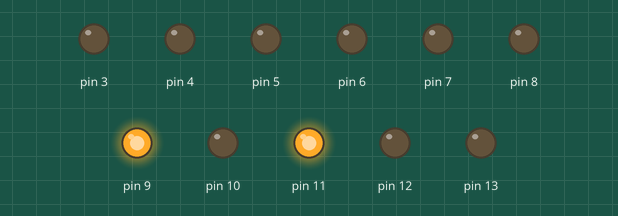
This sketch was run on a simulated Arduino Uno, built with avr-gcc and run on an emulated ATmega328P. Shown: output pins drawn as LEDs (lit = HIGH).

Above: at 0.1 s.
At 7.1 s:
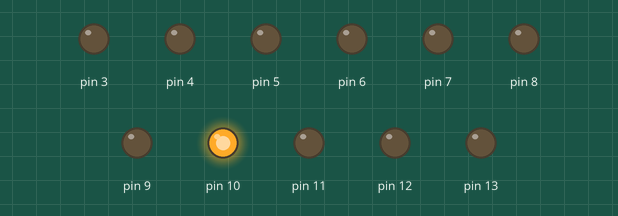
At 14.1 s:
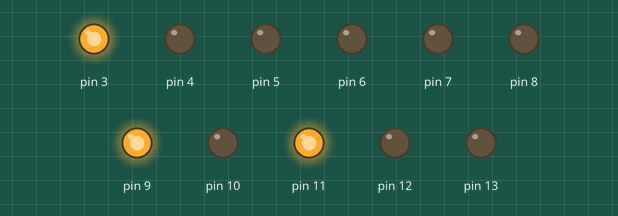
At 31.6 s:
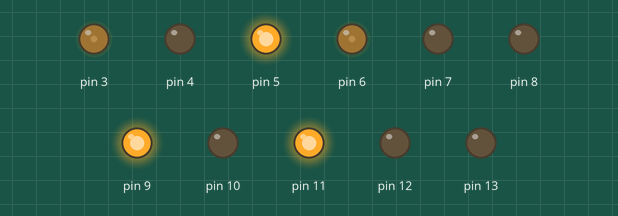
At 35.6 s:
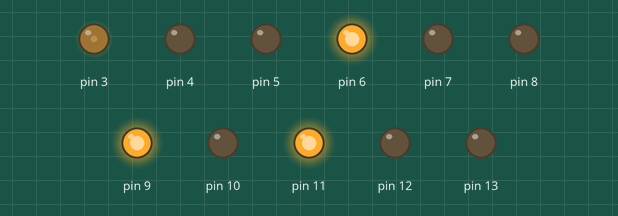
At 39.6 s:
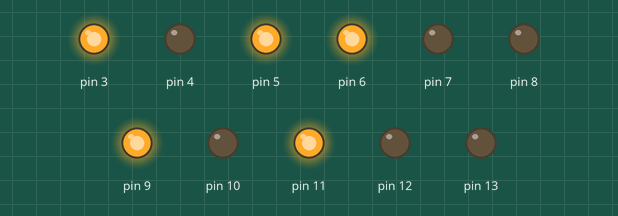
Timing chart, 0 to 40.0 s (numbered marks = the images above):
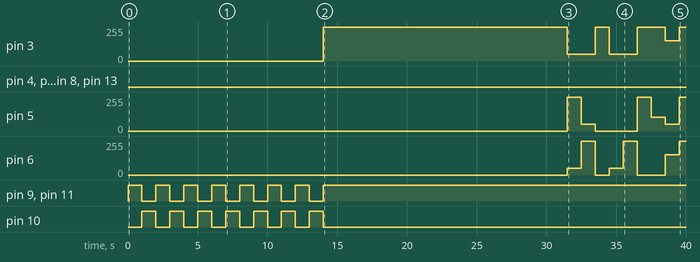

The sketch:

Circuito_com_3_leds__1_display_7_seg._e_um_RGB.ino
```cpp
// Circuito com 3 leds, 1 display 7 seg. e um RGB

int counter;

int counter2;

int counter3;

void setup()
{
  pinMode(9, OUTPUT);
  pinMode(10, OUTPUT);
  pinMode(11, OUTPUT);
  pinMode(3, OUTPUT);
  pinMode(5, OUTPUT);
  pinMode(6, OUTPUT);
  pinMode(4, OUTPUT);
  pinMode(7, OUTPUT);
  pinMode(8, OUTPUT);
  pinMode(12, OUTPUT);
  pinMode(13, OUTPUT);
}

void loop()
{
  for (counter = 0; counter < 7; ++counter) {
    digitalWrite(9, HIGH);
    digitalWrite(10, LOW);
    digitalWrite(11, HIGH);
    delay(1000); // Wait for 1000 millisecond(s)
    digitalWrite(9, LOW);
    digitalWrite(10, HIGH);
    digitalWrite(11, LOW);
    delay(1000); // Wait for 1000 millisecond(s)
    digitalWrite(9, HIGH);
    digitalWrite(10, LOW);
    digitalWrite(11, HIGH);
  }
  for (counter2 = 0; counter2 < 7; ++counter2) {
    analogWrite(3, 255);
    analogWrite(5, 0);
    analogWrite(6, 0);
    delay(1000); // Wait for 1000 millisecond(s)
  }
  for (counter3 = 0; counter3 < 7; ++counter3) {
    digitalWrite(4, LOW);
    digitalWrite(7, LOW);
    digitalWrite(8, LOW);
    digitalWrite(12, LOW);
    digitalWrite(13, LOW);
    delay(1500); // Wait for 1500 millisecond(s)
  }
  analogWrite(3, 51);
  analogWrite(5, 255);
  analogWrite(6, 51);
  delay(1000); // Wait for 1000 millisecond(s)
  analogWrite(3, 51);
  analogWrite(5, 51);
  analogWrite(6, 255);
  delay(1000); // Wait for 1000 millisecond(s)
  analogWrite(3, 255);
  analogWrite(5, 0);
  analogWrite(6, 0);
  delay(1000); // Wait for 1000 millisecond(s)
  analogWrite(3, 51);
  analogWrite(5, 0);
  analogWrite(6, 51);
  delay(1000); // Wait for 1000 millisecond(s)
  analogWrite(3, 51);
  analogWrite(6, 255);
  analogWrite(6, 255);
  delay(1000); // Wait for 1000 millisecond(s)
  analogWrite(3, 255);
  analogWrite(5, 255);
  analogWrite(6, 0);
  delay(1000); // Wait for 1000 millisecond(s)
  analogWrite(3, 255);
  analogWrite(5, 102);
  analogWrite(6, 0);
  delay(1000); // Wait for 1000 millisecond(s)
  analogWrite(3, 153);
  analogWrite(5, 51);
  analogWrite(6, 153);
  delay(1000); // Wait for 1000 millisecond(s)
  analogWrite(3, 255);
  analogWrite(5, 255);
  analogWrite(6, 255);
  delay(1000); // Wait for 1000 millisecond(s)
  analogWrite(3, 255);
  analogWrite(5, 255);
  analogWrite(6, 204);
  delay(1000); // Wait for 1000 millisecond(s)
  digitalWrite(4, LOW);
  digitalWrite(7, HIGH);
  digitalWrite(8, LOW);
  digitalWrite(12, LOW);
  digitalWrite(13, HIGH);
  delay(1500); // Wait for 1500 millisecond(s)
  digitalWrite(4, HIGH);
  digitalWrite(7, LOW);
  digitalWrite(8, LOW);
  digitalWrite(12, LOW);
  digitalWrite(13, HIGH);
  delay(1500); // Wait for 1500 millisecond(s)
  digitalWrite(4, LOW);
  digitalWrite(7, HIGH);
  digitalWrite(8, HIGH);
  digitalWrite(12, LOW);
  digitalWrite(13, LOW);
  delay(1250); // Wait for 1250 millisecond(s)
  analogWrite(3, 102);
  analogWrite(5, 51);
  analogWrite(6, 51);
  delay(1000); // Wait for 1000 millisecond(s)
  analogWrite(3, 0);
  analogWrite(5, 51);
  analogWrite(6, 51);
  delay(1000); // Wait for 1000 millisecond(s)
  analogWrite(3, 51);
  analogWrite(5, 204);
  analogWrite(6, 255);
  delay(1000); // Wait for 1000 millisecond(s)
  analogWrite(3, 153);
  analogWrite(5, 153);
  analogWrite(6, 0);
  delay(1000); // Wait for 1000 millisecond(s)
  analogWrite(3, 102);
  analogWrite(5, 102);
  analogWrite(6, 102);
  delay(1000); // Wait for 1000 millisecond(s)
  analogWrite(3, 204);
  analogWrite(5, 204);
  analogWrite(6, 204);
  delay(1000); // Wait for 1000 millisecond(s)
  analogWrite(3, 255);
  analogWrite(5, 153);
  analogWrite(6, 255);
  delay(1000); // Wait for 1000 millisecond(s)
  analogWrite(3, 153);
  analogWrite(5, 153);
  analogWrite(6, 0);
  delay(1000); // Wait for 1000 millisecond(s)
  analogWrite(3, 255);
  analogWrite(5, 0);
  analogWrite(6, 0);
  delay(1000); // Wait for 1000 millisecond(s)
  analogWrite(3, 51);
  analogWrite(5, 255);
  analogWrite(6, 51);
  delay(1000); // Wait for 1000 millisecond(s)
  analogWrite(3, 51);
  analogWrite(5, 51);
  analogWrite(6, 255);
  delay(1000); // Wait for 1000 millisecond(s)
  analogWrite(3, 255);
  analogWrite(5, 255);
  analogWrite(6, 0);
  delay(1000); // Wait for 1000 millisecond(s)
  analogWrite(3, 204);
  analogWrite(5, 51);
  analogWrite(6, 204);
  delay(1000); // Wait for 1000 millisecond(s)
  analogWrite(3, 255);
  analogWrite(5, 255);
  analogWrite(6, 255);
  delay(1000); // Wait for 1000 millisecond(s)
  analogWrite(3, 0);
  analogWrite(5, 0);
  analogWrite(6, 0);
  delay(1000); // Wait for 1000 millisecond(s)
  analogWrite(3, 102);
  analogWrite(5, 102);
  analogWrite(6, 102);
  delay(1000); // Wait for 1000 millisecond(s)
  analogWrite(3, 255);
  analogWrite(5, 204);
  analogWrite(6, 102);
  delay(1000); // Wait for 1000 millisecond(s)
  analogWrite(3, 51);
  analogWrite(5, 102);
  analogWrite(6, 255);
  delay(1000); // Wait for 1000 millisecond(s)
  analogWrite(3, 255);
  analogWrite(5, 255);
  analogWrite(6, 0);
  delay(1000); // Wait for 1000 millisecond(s)
  analogWrite(3, 255);
  analogWrite(5, 204);
  analogWrite(6, 204);
  delay(1000); // Wait for 1000 millisecond(s)
  analogWrite(3, 102);
  analogWrite(5, 51);
  analogWrite(6, 0);
  delay(1000); // Wait for 1000 millisecond(s)
}
```

Measured:
- by itself, pin 3: 0/255 → 255/255 at 14.0 s, → 51/255 17.5 s later, → 255/255 2.0 s later, → 51/255 1.0 s later, … (7 changes in this stretch)
- by itself, pin 5: 0/255 → 255/255 at 31.5 s, → 51/255 1.0 s later, → 0/255 1.0 s later, → 255/255 3.0 s later, … (7 changes in this stretch)
- by itself, pin 6: 0/255 → 51/255 at 31.5 s, → 255/255 1.0 s later, → 0/255 1.0 s later, → 51/255 1.0 s later, … (8 changes in this stretch)
- by itself, pin 9, pin 11: alternates HIGH for 1.0 s and LOW for 1.0 s, 15 changes in all, then stays HIGH
- by itself, pin 10: alternates HIGH for 1.0 s and LOW for 1.0 s, 14 changes in all, then stays LOW
